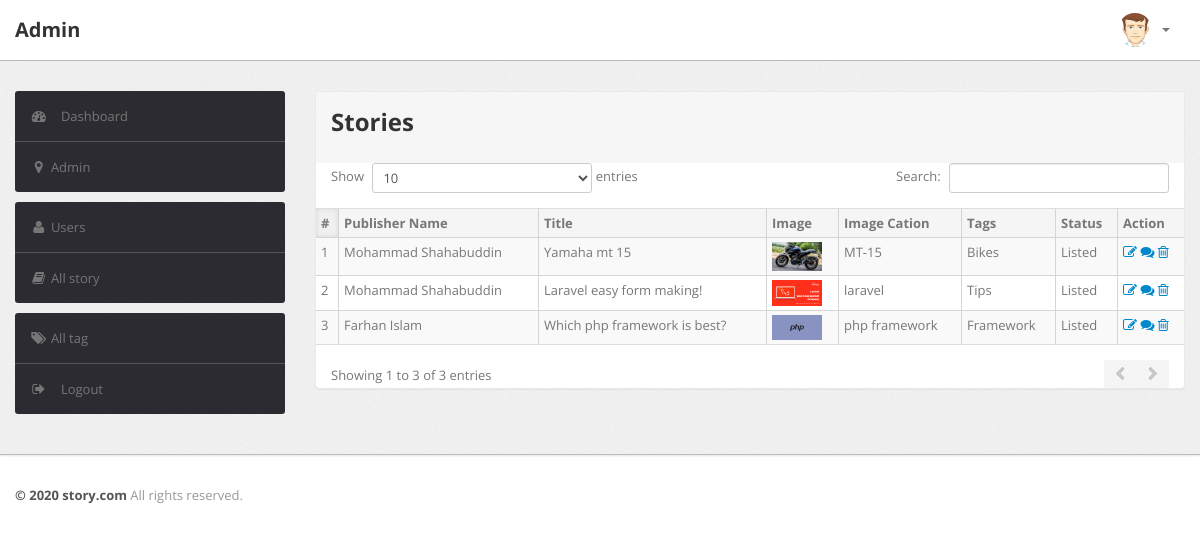
The page /admin/stories.php (signed in) on the database its author committed.
### tables this page shows
CREATE TABLE `stories` (
  `id` int(11) NOT NULL,
  `userId` int(11) NOT NULL,
  `name` varchar(220) NOT NULL,
  `usermail` varchar(20) NOT NULL,
  `title` varchar(200) NOT NULL,
  `body` text NOT NULL,
  `image` text NOT NULL,
  `caption` varchar(200) NOT NULL,
  `tags` text NOT NULL,
  `status` varchar(200) NOT NULL,
  `date` varchar(200) NOT NULL
);

### admin/stories.php (the view, shortened to what this page needs)
<?php
    include"include/config.php";
    if(strlen($_SESSION['login'])==0){
        header('location:index.php');
    }
    else{
?>
<?php include"include/header.php"; ?>
<div class="wrapper">
    <div class="container">
        <div class="row">
            <?php include"include/sidebar.php"; ?>
            <div class="span9">
                <div class="content">
                    <div class="btn-controls">
                        <div class="btn-box-row row-fluid">
                            <div class="module">
                                <div class="module-head">
                                    <h2>Stories</h2>
                                </div>
                                <table class="table table-striped table-bordered table-condensed datatable-1">
                                    <thead>
                                        <tr>
                                            <th>#</th>
                                            <th>Publisher Name</th>
                                            <th>Title</th>
                                            <th>Image</th>
                                            <th>Image Cation</th>
                                            <th>Tags</th>
                                            <th>Status</th>
                                            <th>Action</th>
                                        </tr>
                                    </thead>
                                    <tbody>
                                        <?php
                                            $query = "SELECT * FROM stories ";
                                            $select_query = mysqli_query($connection, $query);
                                            $cnt = 1;
                                            while($row = mysqli_fetch_assoc($select_query)){
                                            $name = $row['name'];
                                            $title = $row['title'];
                                            $image = $row['image'];
                                            $caption = $row['caption'];
                                            $tags = $row['tags'];
                                            $status = $row['status'];
                                        ?>
                                        <tr>
                                            <td><?php echo $cnt ;?></td>
                                            <td><?php echo $name; ?></td>
                                            <td><?php echo $title; ?></td>
                                            <td><img src="../images/stories/<?php echo $image; ?>" alt="" style="width: 50px"></td>
                                            <td><?php echo $caption; ?></td>
                                            <td><?php echo $tags; ?></td>
                                            <td><?php echo $status; ?></td>
                                            <td>
                                                <a href="view-story.php?id=<?php echo $row['id']?>" ><i class="icon-edit"></i></a>
                                                <a href="view-comment.php?id=<?php echo $row['id']?>" ><i class="icon-comments"></i></a>
                                                <a href="stories.php?id=<?php echo $row['id']?>&del=delete" onClick="return confirm('Are you want to delete?')"><i class="icon-trash"></i></a>
                                            </td>
                                        </tr> <?php $cnt=$cnt+1; } ?>
                                    </tbody>
                                </table>
                            </div>
                        </div>
                    </div>
                </div>
            </div>
        </div>
    </div>
</div>
<?php include"include/footer.php";  } ?>

### admin/css/theme.css (style rules this page uses)
body { font-size: 13px; font-family: 'Open Sans', Arial, sans-serif; background: #fff; color: #777 }
h1, h2, h3, h4, h5, h6 { color: #333; margin-top: 0 }
h2 { font-size: 24px }
.wrapper { background: url(../images/bg.png) #eee; border-bottom: 1px solid #bbb; -webkit-box-shadow: 0 1px 2px rgba(0,0,0,0.1); -moz-box-shadow: 0 1px 2px rgba(0,0,0,0.1); box-shadow: 0 1px 2px rgba(0,0,0,0.1); padding: 30px 0 }
body [class^="icon-"], body [class*=" icon-"] { font-size: 14px; line-height: 20px; height: 20px }
.module { background: #fff; -webkit-border-radius: 3px; -moz-border-radius: 3px; border-radius: 3px; border: 1px solid #ccc; border-bottom-color: #bbb; -webkit-box-shadow: 0 0 1px rgba(0,0,0,0.2); -moz-box-shadow: 0 0 1px rgba(0,0,0,0.2); box-shadow: 0 0 1px rgba(0,0,0,0.2); margin-bottom: 30px }
.table { margin-bottom: 0 }
.table th, .table td { border-color: #d5d5d5!important }
.table-bordered thead:first-child tr:first-child>th:first-child, .table-bordered tbody:first-child tr:first-child>td:first-child { -webkit-border-top-left-radius: 2px; -moz-border-radius-topleft: 2px; border-top-left-radius: 2px }
.table-bordered thead:first-child tr:first-child>th:last-child, .table-bordered tbody:first-child tr:first-child>td:last-child { -webkit-border-top-right-radius: 2px; -moz-border-radius-topright: 2px; border-top-right-radius: 2px }
.table-bordered thead:last-child tr:last-child>th:first-child, .table-bordered tbody:last-child tr:last-child>td:first-child, .table-bordered tfoot:last-child tr:last-child>td:first-child { -webkit-border-bottom-left-radius: 2px; -moz-border-radius-bottomleft: 2px; border-bottom-left-radius: 2px }
.table-bordered thead:last-child tr:last-child>th:last-child, .table-bordered tbody:last-child tr:last-child>td:last-child, .table-bordered tfoot:last-child tr:last-child>td:last-child { -webkit-border-bottom-right-radius: 2px; -moz-border-radius-bottomright: 2px; border-bottom-right-radius: 2px }
.module { box-shadow: 0 0 3px rgba(0,0,0,.1); border-color: #e9e9e9; margin-bottom: 20px; background-color: #fff; border-radius: 4px; -webkit-box-shadow: 0 1px 1px rgba(0,0,0,.05); box-shadow: 0 1px 1px rgba(0,0,0,.05); }
.module-head { color: #767676; background-color: #f6f6f6; border-color: #e9e9e9; padding: 10px 15px; border-bottom: 1px solid transparent; border-top-right-radius: 3px; border-top-left-radius: 3px; }
.dataTables_wrapper table th { background: #f5f5f5; cursor: pointer }
.dataTables_wrapper table th.sorting_asc, .dataTables_wrapper table th.sorting_desc { background: #f0f0f0; -webkit-box-shadow: 0 0 5px rgba(0,0,0,0.1) inset; -moz-box-shadow: 0 0 5px rgba(0,0,0,0.1) inset; box-shadow: 0 0 5px rgba(0,0,0,0.1) inset }
.dataTables_wrapper .table-bordered { -webkit-border-radius: 0; -moz-border-radius: 0; border-radius: 0; border-left: 0; border-right: 0 }
.dataTables_wrapper .table-bordered thead tr>th:first-child, .dataTables_wrapper .table-bordered tbody tr>td:first-child, .dataTables_wrapper .table-bordered tfoot tr>td:first-child, .dataTables_wrapper .table-bordered tfoot tr>th:first-child { border-left: 0 }
.dataTables_wrapper .table-bordered thead:first-child tr:first-child>th:first-child, .dataTables_wrapper .table-bordered tbody:first-child tr:first-child>td:first-child { -webkit-border-top-left-radius: 0; -moz-border-radius-topleft: 0; border-top-left-radius: 0 }
.dataTables_wrapper .table-bordered thead:first-child tr:first-child>th:last-child, .dataTables_wrapper .table-bordered tbody:first-child tr:first-child>td:last-child { -webkit-border-top-right-radius: 0; -moz-border-radius-topright: 0; border-top-right-radius: 0 }
.dataTables_wrapper .table-bordered thead:last-child tr:last-child>th:first-child, .dataTables_wrapper .table-bordered tbody:last-child tr:last-child>td:first-child, .dataTables_wrapper .table-bordered tfoot:last-child tr:last-child>td:first-child { -webkit-border-bottom-left-radius: 0; -moz-border-radius-bottomleft: 0; border-bottom-left-radius: 0 }
.dataTables_wrapper .table-bordered thead:last-child tr:last-child>th:last-child, .dataTables_wrapper .table-bordered tbody:last-child tr:last-child>td:last-child, .dataTables_wrapper .table-bordered tfoot:last-child tr:last-child>td:last-child { -webkit-border-bottom-right-radius: 0; -moz-border-radius-bottomright: 0; border-bottom-right-radius: 0 }

### rows shown on the page
stories: name "Mohammad Shahabuddin", title "Yamaha mt 15", image (picture), caption "MT-15", tags "Bikes", status "Listed"
stories: name "Mohammad Shahabuddin", title "Laravel easy form making!", image (picture), caption "laravel", tags "Tips", status "Listed"
stories: name "Farhan Islam", title "Which php framework is best?", image (picture), caption "php framework", tags "Framework", status "Listed"
